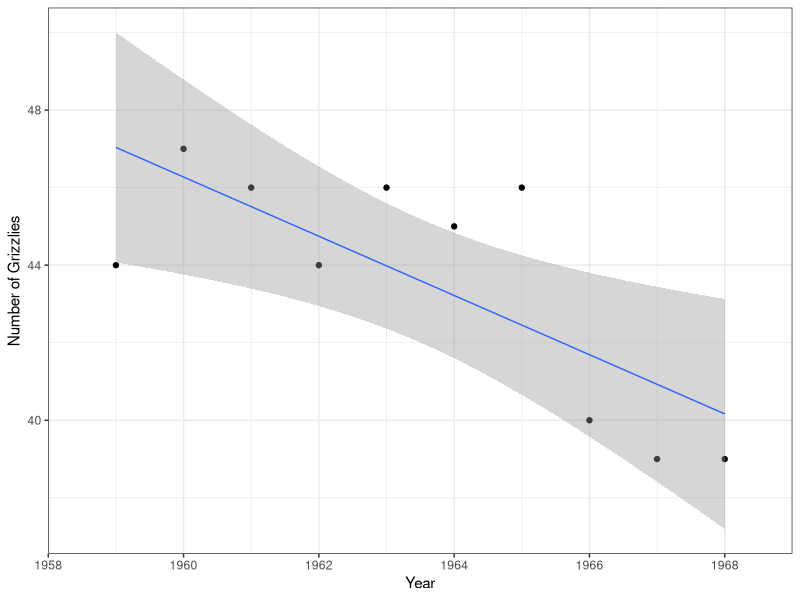
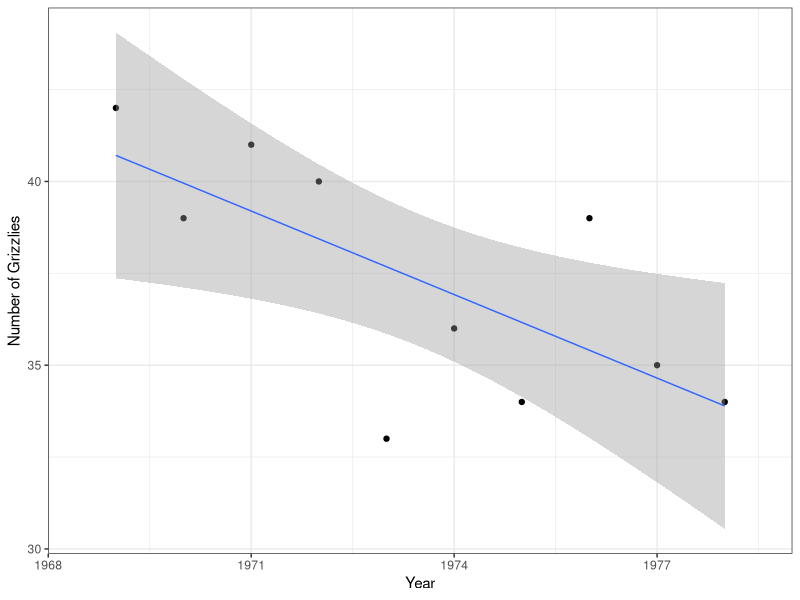
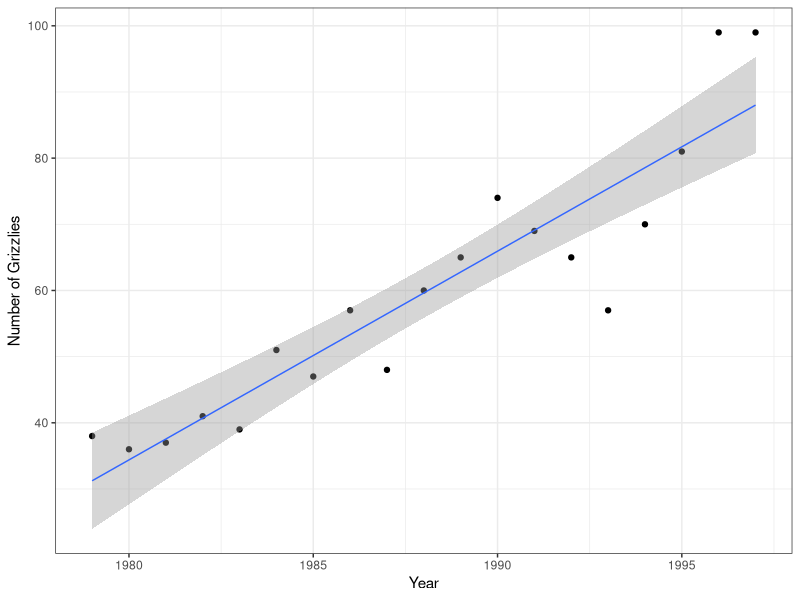

Reproduce these figures in R, in order.
## ---- chunk 1
knitr::opts_chunk$set(echo = TRUE)

library(tidyverse)

## ---- chunk 2

#Read in Swallenia Data
swallenia <- read_csv("Swallenia.csv")

#Perform two sample t-test
swallenia_ttest <- t.test(swallenia$count_2009, swallenia$count_2010, var.equal = TRUE)

swallenia_ttest


## ---- chunk 3

#Paired t-test
swallenia_pairedtest <- t.test(swallenia$count_2009, swallenia$count_2010, paired = TRUE)

swallenia_pairedtest 

## ---- chunk 4

grizzly <- read_csv("grizzlydata.csv") 

#Filter years 1959 to 1968
grizzly5968 <- grizzly %>%
  filter(Year >= "1959" & Year <= "1968")


#perform linear regression
grizzly5968_model <- lm(N ~ Year, data = grizzly5968)


grizzly5968_model
# N(grizzlies) = 1543 - 0.7636(Year)

#summary function
griz59_sum <- summary(grizzly5968_model)
griz59_sum
#standard error: 2.188,  p-value: 0.01319

#Visualize the data
girzzly5968_plot <- ggplot(grizzly5968, aes(x = Year, y = N)) +
  geom_point() +
  geom_smooth(method = lm, se = T, size = 0.5)+
  theme_bw() +
  scale_x_continuous(expand = c(0,0), limits = c(1958, 1969)) +
  labs(x = "Year", y = "Number of Grizzlies")


girzzly5968_plot

## ---- chunk 5

#filter years 1969 to 1978
grizzly6978 <- grizzly %>%
  filter(Year >= "1969" & Year <= "1978" )

#perform linear regression 
grizzly6978_model <- lm(N ~ Year, data = grizzly6978)

grizzly6978_model
#N(grizzlies) = 1532.3758 - 0.7576(Year)

#summary statistics
griz69_sum <- summary(grizzly6978_model)
griz69_sum
#S = 2.469, p = 0.023

#visuallize data
grizzly6978_plot <- ggplot(grizzly6978, aes(x = Year, y = N)) +
  geom_point() +
  geom_smooth(method = lm, se = T, size = 0.5)+
  theme_bw() +
  scale_x_continuous(expand = c(0,0), limits = c(1968, 1979)) +
  labs(x = "Year", y = "Number of Grizzlies")


grizzly6978_plot

#comparing the two models: ttest on the slopes
grizzly_ttest <- t.test(grizzly5968$N, grizzly6978$N, var.equal = T)
grizzly_ttest



## ---- chunk 6

#filter the rest of the data
grizzly79 <- grizzly %>%
  filter(Year >= "1979")

#perform linear regression
grizzly79_model <- lm(N ~ Year, data = grizzly79)

grizzly79_model
# N(grizzly) = -6211.288 + 3.14(Years)

#summary statistics
griz79_sum <- summary(grizzly79_model)
griz79_sum

#Visualize 
grizzly79_plot <- ggplot(grizzly79, aes(x = Year, y = N)) +
  geom_point() +
  geom_smooth(method = lm, se = T, size = 0.5)+
  theme_bw() +
  scale_x_continuous(expand = c(0,0), limits = c(1978, 1998)) +
  labs(x = "Year", y = "Number of Grizzlies")


grizzly79_plot


